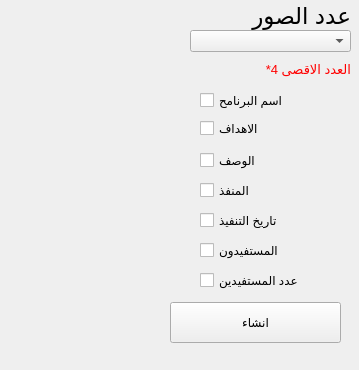
<?xml version="1.0" encoding="UTF-8"?>
<ui version="4.0">
 <class>Form</class>
 <widget class="QWidget" name="Form">
  <property name="geometry">
   <rect>
    <x>0</x>
    <y>0</y>
    <width>359</width>
    <height>370</height>
   </rect>
  </property>
  <property name="windowTitle">
   <string>Form</string>
  </property>
  <widget class="QLabel" name="label">
   <property name="geometry">
    <rect>
     <x>180</x>
     <y>0</y>
     <width>171</width>
     <height>31</height>
    </rect>
   </property>
   <property name="font">
    <font>
     <pointsize>17</pointsize>
    </font>
   </property>
   <property name="text">
    <string>عدد الصور</string>
   </property>
  </widget>
  <widget class="QLabel" name="label_2">
   <property name="geometry">
    <rect>
     <x>260</x>
     <y>60</y>
     <width>91</width>
     <height>20</height>
    </rect>
   </property>
   <property name="text">
    <string>&lt;html&gt;&lt;head/&gt;&lt;body&gt;&lt;p align=&quot;right&quot;&gt;&lt;span style=&quot; font-size:10pt; color:#ff0000;&quot;&gt;*العدد الاقصى 4&lt;/span&gt;&lt;/p&gt;&lt;/body&gt;&lt;/html&gt;</string>
   </property>
  </widget>
  <widget class="QCheckBox" name="NamePrograme">
   <property name="geometry">
    <rect>
     <x>200</x>
     <y>90</y>
     <width>181</width>
     <height>20</height>
    </rect>
   </property>
   <property name="styleSheet">
    <string notr="true">font: 12pt &quot;MS Shell Dlg 2&quot;;</string>
   </property>
   <property name="text">
    <string>اسم البرنامح</string>
   </property>
  </widget>
  <widget class="QCheckBox" name="Goals">
   <property name="geometry">
    <rect>
     <x>200</x>
     <y>120</y>
     <width>91</width>
     <height>17</height>
    </rect>
   </property>
   <property name="styleSheet">
    <string notr="true">font: 12pt &quot;MS Shell Dlg 2&quot;;</string>
   </property>
   <property name="text">
    <string>الاهداف</string>
   </property>
  </widget>
  <widget class="QCheckBox" name="Description">
   <property name="geometry">
    <rect>
     <x>200</x>
     <y>150</y>
     <width>91</width>
     <height>21</height>
    </rect>
   </property>
   <property name="styleSheet">
    <string notr="true">font: 12pt &quot;MS Shell Dlg 2&quot;;</string>
   </property>
   <property name="text">
    <string>الوصف</string>
   </property>
  </widget>
  <widget class="QCheckBox" name="Creator">
   <property name="geometry">
    <rect>
     <x>200</x>
     <y>180</y>
     <width>91</width>
     <height>21</height>
    </rect>
   </property>
   <property name="styleSheet">
    <string notr="true">font: 12pt &quot;MS Shell Dlg 2&quot;;</string>
   </property>
   <property name="text">
    <string>المنفذ</string>
   </property>
  </widget>
  <widget class="QCheckBox" name="WhenDate">
   <property name="geometry">
    <rect>
     <x>200</x>
     <y>210</y>
     <width>121</width>
     <height>21</height>
    </rect>
   </property>
   <property name="styleSheet">
    <string notr="true">font: 12pt &quot;MS Shell Dlg 2&quot;;</string>
   </property>
   <property name="text">
    <string>تاريخ التنفيذ</string>
   </property>
  </widget>
  <widget class="QCheckBox" name="Benefits">
   <property name="geometry">
    <rect>
     <x>200</x>
     <y>240</y>
     <width>91</width>
     <height>21</height>
    </rect>
   </property>
   <property name="styleSheet">
    <string notr="true">font: 12pt &quot;MS Shell Dlg 2&quot;;</string>
   </property>
   <property name="text">
    <string>المستفيدون</string>
   </property>
  </widget>
  <widget class="QCheckBox" name="BenefitsCount">
   <property name="enabled">
    <bool>true</bool>
   </property>
   <property name="geometry">
    <rect>
     <x>200</x>
     <y>270</y>
     <width>141</width>
     <height>21</height>
    </rect>
   </property>
   <property name="styleSheet">
    <string notr="true">font: 12pt &quot;MS Shell Dlg 2&quot;;</string>
   </property>
   <property name="text">
    <string>عدد المستفيدين</string>
   </property>
  </widget>
  <widget class="QPushButton" name="CreateButton">
   <property name="geometry">
    <rect>
     <x>170</x>
     <y>302</y>
     <width>171</width>
     <height>41</height>
    </rect>
   </property>
   <property name="styleSheet">
    <string notr="true">font: 16pt &quot;MS Shell Dlg 2&quot;;</string>
   </property>
   <property name="text">
    <string>انشاء</string>
   </property>
  </widget>
  <widget class="QComboBox" name="manyPic">
   <property name="geometry">
    <rect>
     <x>190</x>
     <y>30</y>
     <width>161</width>
     <height>22</height>
    </rect>
   </property>
  </widget>
 </widget>
 <resources/>
 <connections/>
</ui>
